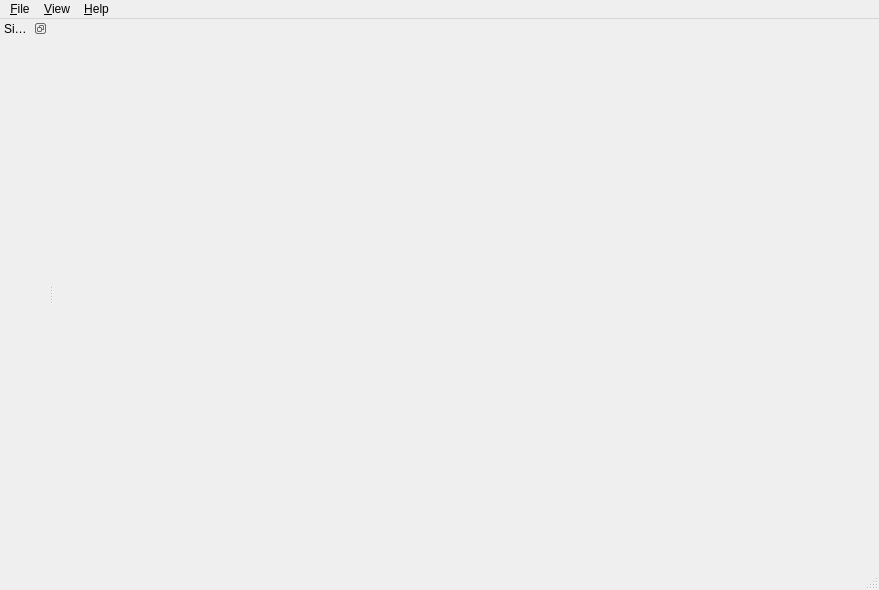
<?xml version="1.0" encoding="UTF-8"?>
<ui version="4.0">
 <class>MainWindow</class>
 <widget class="QMainWindow" name="MainWindow">
  <property name="geometry">
   <rect>
    <x>0</x>
    <y>0</y>
    <width>879</width>
    <height>590</height>
   </rect>
  </property>
  <property name="minimumSize">
   <size>
    <width>640</width>
    <height>480</height>
   </size>
  </property>
  <property name="windowTitle">
   <string>SciRender</string>
  </property>
  <widget class="QWidget" name="centralwidget"/>
  <widget class="QDockWidget" name="sidebarDock">
   <property name="features">
    <set>QDockWidget::DockWidgetFeature::DockWidgetFloatable</set>
   </property>
   <property name="allowedAreas">
    <set>Qt::DockWidgetArea::LeftDockWidgetArea</set>
   </property>
   <property name="windowTitle">
    <string>Sidebar</string>
   </property>
   <attribute name="dockWidgetArea">
    <number>1</number>
   </attribute>
   <widget class="QWidget" name="sidebarContents">
    <layout class="QHBoxLayout" name="sidebarLayout">
     <property name="spacing">
      <number>0</number>
     </property>
     <property name="leftMargin">
      <number>0</number>
     </property>
     <property name="topMargin">
      <number>0</number>
     </property>
     <property name="rightMargin">
      <number>0</number>
     </property>
     <property name="bottomMargin">
      <number>0</number>
     </property>
     <item>
      <widget class="QWidget" name="iconStrip" native="true">
       <property name="minimumSize">
        <size>
         <width>48</width>
         <height>0</height>
        </size>
       </property>
       <property name="maximumSize">
        <size>
         <width>48</width>
         <height>16777215</height>
        </size>
       </property>
      </widget>
     </item>
     <item>
      <widget class="QWidget" name="rightPanel" native="true"/>
     </item>
    </layout>
   </widget>
  </widget>
  <widget class="QMenuBar" name="menubar">
   <property name="geometry">
    <rect>
     <x>0</x>
     <y>0</y>
     <width>879</width>
     <height>25</height>
    </rect>
   </property>
   <widget class="QMenu" name="menuFile">
    <property name="title">
     <string>&amp;File</string>
    </property>
   </widget>
   <widget class="QMenu" name="menuView">
    <property name="title">
     <string>&amp;View</string>
    </property>
   </widget>
   <widget class="QMenu" name="menuHelp">
    <property name="title">
     <string>&amp;Help</string>
    </property>
   </widget>
   <addaction name="menuFile"/>
   <addaction name="menuView"/>
   <addaction name="menuHelp"/>
  </widget>
  <widget class="QStatusBar" name="statusbar"/>
 </widget>
 <resources/>
 <connections/>
</ui>
